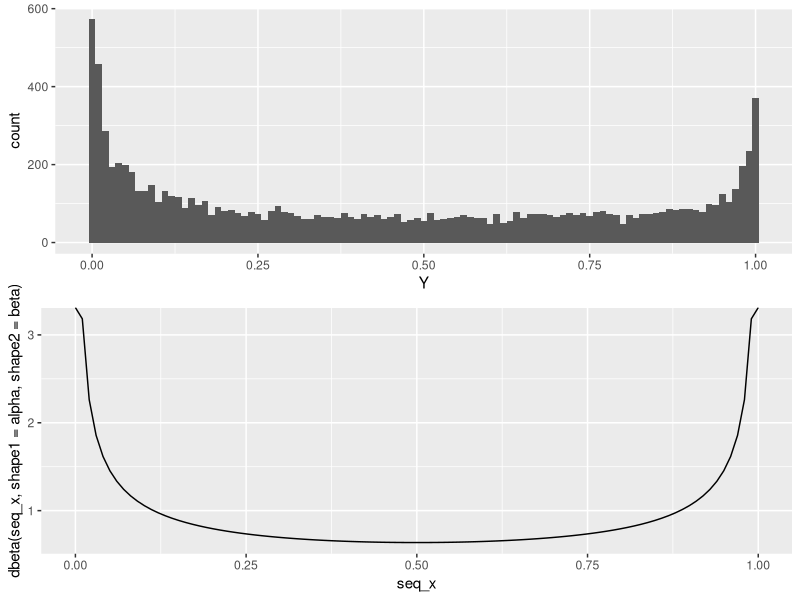

R code for this plot:
## ---- Gibbs ----
## Packages
library(ggplot2)
library(gridExtra)

## Parameters
n <- 20
alpha <- 0.5
beta <- 0.5
N <- 1e4

## Target Distribution
ptd <- function(n, x, y, alpha, beta) {
  out <-
    choose(n, x) * y ^ (x + alpha - 1) * 
    (1 - y) ^ (n - x + beta - 1)
  out
}

## Gibbs Sampling
x <- 0
y <- rbeta(n = 1, shape1 = alpha, shape2 = beta)
X <- c(x)
Y <- c(y)
avg_Y <- c(mean(Y))
for (i in 1:N) {
  x <- rbinom(n = 1, size = n, prob = y)
  X <- c(X, x)
  y <- rbeta(n = 1,
             shape1 = x + alpha,
             shape2 = n - x + beta)
  Y <- c(Y, y)
  avg_Y <- c(avg_Y, mean(Y))
}

## Histogram
data <- data.frame(X, Y)
p1 <-
  ggplot(data = data, mapping = aes(x = Y)) + 
  geom_histogram(binwidth = 0.01)

## Density of Beta(alpha,beta)
seq_x <- seq(0, 1, length = 100)
p2 <- qplot(
  x = seq_x,
  y = dbeta(seq_x, shape1 = alpha, shape2 = beta),
  geom = "line"
)

grid.arrange(p1, p2, nrow = 2)
